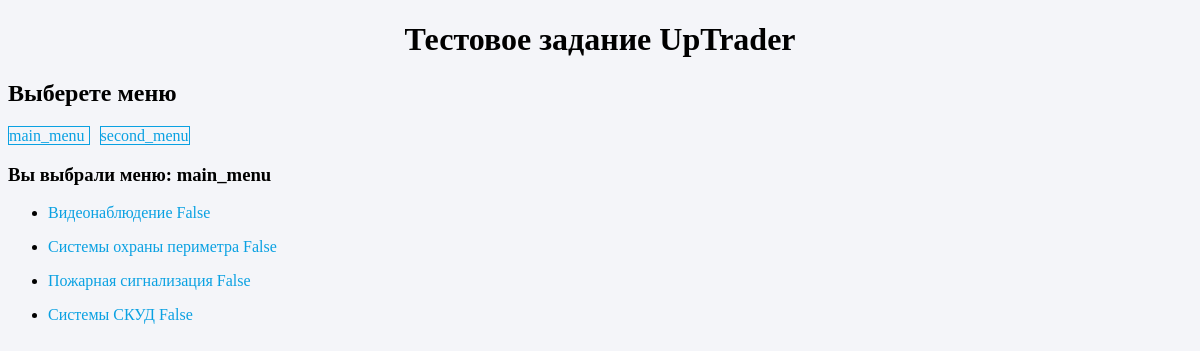
The page /menu/main_menu/ on the database its author committed.
### menu/models.py (models this page shows, shortened)
class Menu(models.Model):
    name = models.CharField(max_length=200)
    url = models.CharField(max_length=100, blank=False, null=False, unique=True)
    class Meta:
        verbose_name = 'Menu'
        verbose_name_plural = 'Menu'

class MenuItems(models.Model):
    name = models.CharField(max_length=200)
    menu = models.ForeignKey(Menu, on_delete=models.CASCADE, blank=False, null=False)
    parent = models.ForeignKey('self', on_delete=models.CASCADE, related_name='children', blank=True, null=True, default=0)
    url = models.CharField(max_length=100, blank=False, null=False, unique=True)
    class Meta:
        verbose_name = 'Menu item'
        verbose_name_plural = 'Menu items'

### menu/views.py (the view)
# urls.py: path("<slug:choises_menu>/", views.menu, name="menu"),
def menu(request, choises_menu):
    menu = Menu.objects.all()
    context = {'menu': menu, 'choises_menu': choises_menu}
    return render(request, 'menu/one_menu.html', context)

### menu/templatetags/menu_extras.py (called while the page is built)
def create_menu_recursive(item, current_path):
    children = item.children.all()
    ch = list()
    active = True if item.url == current_path else False
    if children:
        for i in children:
            menu, ch_active = create_menu_recursive(i, current_path)
            if not active:
                active = ch_active
            ch.append(menu)
    return    {
                'id': item.pk,
                'url': item.url,
                'name': item.name,
                'active': active,
                'parent': item.parent,
                'children': ch
            }, active

@register.inclusion_tag("menu/result.html", takes_context=True)
def draw_menu(context: RequestContext, name: str = ''):
    current_path = context.request.path.split('/')[-2]
    data = MenuItems.objects.select_related().filter(menu__name=name, parent__isnull=True)
    menu = []
    for item in data:
        menu.append(create_menu_recursive(item, current_path)[0])
    return {'menu_items':  menu, 'choises_menu': name}

### menu/templates/menu/one_menu.html
{% extends "menu/index.html" %}
{% load menu_extras %}
{% block content %}
    <h3>Вы выбрали меню: {{choises_menu }}</h3>
    <nav>{% draw_menu choises_menu %}</nav>
{% endblock %}

### menu/templates/menu/index.html (shortened to what this page needs)
{% load static %}
<!DOCTYPE html>
<html lang="en">
<head>
    <link rel="stylesheet" href="{% static 'menu/style.css' %}">
</head>
<body>
    <div class="wrapper">
        <h1>Тестовое задание UpTrader</h1>
        <div>
           <h2>Выберете меню</h2>
        </div>
        {% for item in menu %}
        <a href="{% url 'menu' choises_menu=item.url %}" class="list_menu">
            {{ item.name }}
        </a>
        {% endfor %}
        {% block content %}{% endblock %}
    </div>
</body>
</html>

### menu/templates/menu/result.html (shortened to what this page needs)
{% for item in menu_items %}
<ul class="{% if item.active %}active{% endif %} {% if not item.parent %}main{% endif %}">
  <li>
    <a href="{% url 'menu_item' choises_menu=choises_menu  menu_item=item.url %}"
      class="{% if item.active %}active_link{% endif %}">
      {{ item.name }}
      {{ item.active }}
    </a>
  </li>
</ul>
{% endfor %}

### menu/static/menu/style.css (style rules this page uses)
body { background-color: #f4f5f9; }
h1 { size: 18px; text-align: center; }
ul { display: none; }
a { text-decoration: none; color: #0aa1e2; }
.list_menu { margin-right: 10px; border: 1px solid #0aa1e2; }
.main { display: block; }

### rows shown on the page
Menu: name "main_menu"
Menu: name "second_menu"
MenuItems: name "Видеонаблюдение"
MenuItems: name "Системы охраны периметра"
MenuItems: name "Пожарная сигнализация"
MenuItems: name "Системы СКУД"

### other values the page prints
{{ choises_menu }} "main_menu"
{{ item.active }} "False" "False" "False" "False"
